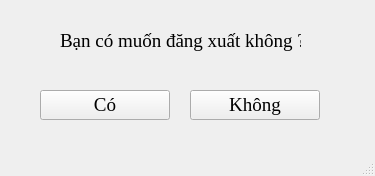
<?xml version="1.0" encoding="UTF-8"?>
<ui version="4.0">
 <class>MainWindow</class>
 <widget class="QMainWindow" name="MainWindow">
  <property name="geometry">
   <rect>
    <x>0</x>
    <y>0</y>
    <width>375</width>
    <height>176</height>
   </rect>
  </property>
  <property name="font">
   <font>
    <family>Times New Roman</family>
    <pointsize>14</pointsize>
   </font>
  </property>
  <property name="windowTitle">
   <string>Thông báo</string>
  </property>
  <property name="locale">
   <locale language="Vietnamese" country="Vietnam"/>
  </property>
  <widget class="QWidget" name="centralwidget">
   <widget class="QLabel" name="label">
    <property name="geometry">
     <rect>
      <x>60</x>
      <y>30</y>
      <width>241</width>
      <height>21</height>
     </rect>
    </property>
    <property name="text">
     <string>Bạn có muốn đăng xuất không ?</string>
    </property>
   </widget>
   <widget class="QPushButton" name="btn_yes">
    <property name="geometry">
     <rect>
      <x>40</x>
      <y>90</y>
      <width>130</width>
      <height>30</height>
     </rect>
    </property>
    <property name="text">
     <string>Có</string>
    </property>
   </widget>
   <widget class="QPushButton" name="btn_no">
    <property name="geometry">
     <rect>
      <x>190</x>
      <y>90</y>
      <width>130</width>
      <height>30</height>
     </rect>
    </property>
    <property name="text">
     <string>Không</string>
    </property>
   </widget>
  </widget>
  <widget class="QMenuBar" name="menubar">
   <property name="geometry">
    <rect>
     <x>0</x>
     <y>0</y>
     <width>375</width>
     <height>27</height>
    </rect>
   </property>
  </widget>
  <widget class="QStatusBar" name="statusbar"/>
 </widget>
 <resources/>
 <connections/>
</ui>
